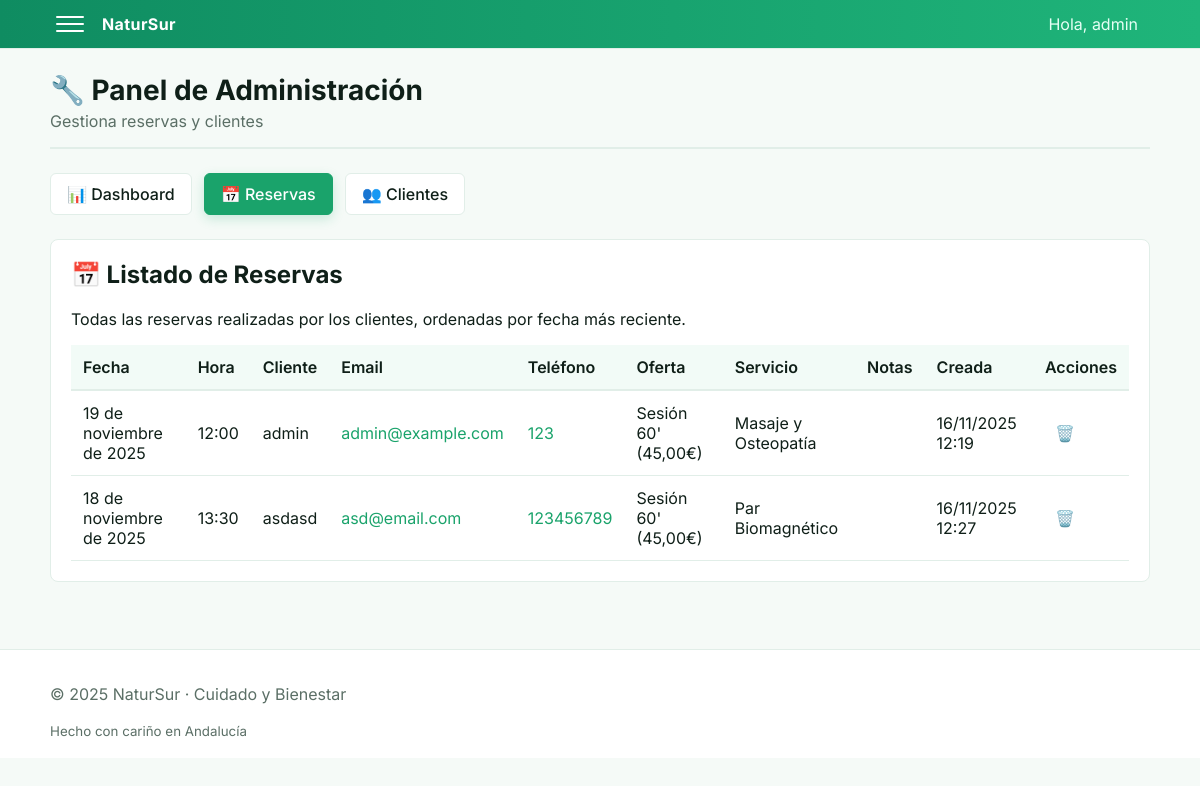
The app's page /panel/reservas/ (signed in), older data.
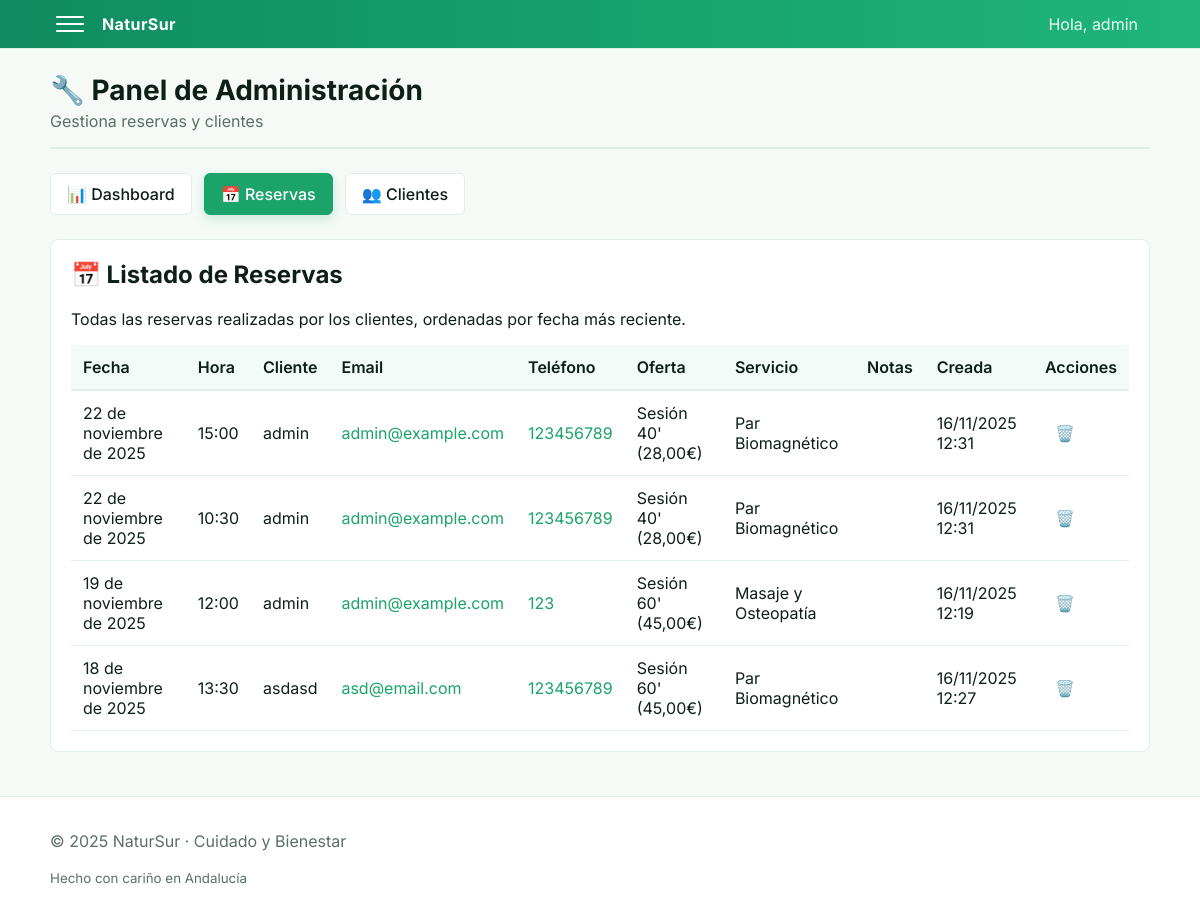
The same page, newer data.
### reservas/models.py (models this page shows, shortened)
class Reservation(models.Model):
    SERVICE_CHOICES = [
        ("masaje", "Masaje y Osteopatía"),
        ("biomagnetico", "Par Biomagnético"),
        ("emocionales", "Técnicas Emocionales"),
        ("nutricional", "Asesoramiento Nutricional y Estilo de Vida"),
    ]
    name = models.CharField("Nombre", max_length=100)
    email = models.EmailField("Email")
    phone = models.CharField("Teléfono", max_length=20, validators=[
        RegexValidator(
            regex=r'^[\d\s\-\(\)\+]{7,15}$',
            message='El teléfono debe contener entre 7 y 15 caracteres (dígitos, espacios, guiones o paréntesis)',
            code='invalid_phone'
        )
    ])
    service = models.CharField("Servicio", max_length=20, choices=SERVICE_CHOICES, blank=True)
    offering = models.ForeignKey('reservas.Offering', null=True, blank=True, on_delete=models.SET_NULL, related_name='reservations')
    date = models.DateField("Fecha")
    time = models.TimeField("Hora")
    notes = models.TextField("Notas", blank=True)
    created_at = models.DateTimeField(auto_now_add=True)
    class Meta:
        verbose_name = "Reserva"
        verbose_name_plural = "Reservas"
        ordering = ["-date", "time"]

class Offering(models.Model):
    slug = models.SlugField(max_length=50, unique=True)
    name = models.CharField(max_length=120)
    duration_minutes = models.PositiveIntegerField(default=60)
    price_eur = models.DecimalField(max_digits=7, decimal_places=2)
    class Meta:
        verbose_name = "Oferta"
        verbose_name_plural = "Ofertas"

### reservas/views.py (the view)
# urls.py: path('panel/reservas/', views.admin_reservations, name='admin_reservations'),
@user_passes_test(lambda u: u.is_staff)
def admin_reservations(request):
    from .models import Reservation
    qs = Reservation.objects.select_related('offering').order_by('-date', '-time')
    return render(request, 'reservas/admin_reservations.html', {'reservations': qs})

### natursur/context_processors.py (called while the page is built)
def global_settings(request):
    return {
        'external_shop_url': getattr(settings, 'EXTERNAL_SHOP_URL', ''),
        'facebook_page_url': getattr(settings, 'SOCIAL_FACEBOOK_URL', 'https://www.facebook.com/natursur'),
        'youtube_channel_url': getattr(settings, 'YOUTUBE_CHANNEL_ID', ''),
    }

### reservas/templates/reservas/admin_reservations.html (shortened to what this page needs)
{% extends 'reservas/admin_base.html' %}
{% block admin_content %}
<div class="admin-content-card">
  <h2>📅 Listado de Reservas</h2>
  <p class="muted">Todas las reservas realizadas por los clientes, ordenadas por fecha más reciente.</p>
  {% if reservations %}
    <table class="admin-table">
      <thead>
        <tr>
          <th>Fecha</th>
          <th>Hora</th>
          <th>Cliente</th>
          <th>Email</th>
          <th>Teléfono</th>
          <th>Oferta</th>
          <th>Servicio</th>
          <th>Notas</th>
          <th>Creada</th>
          <th>Acciones</th>
        </tr>
      </thead>
      <tbody>
        {% for r in reservations %}
        <tr>
          <td>{{ r.date }}</td>
          <td>{{ r.time }}</td>
          <td>{{ r.name }}</td>
          <td><a href="mailto:{{ r.email }}">{{ r.email }}</a></td>
          <td><a href="tel:{{ r.phone }}">{{ r.phone }}</a></td>
          <td>
            {% if r.offering %}
              {{ r.offering.name }} ({{ r.offering.price_eur }}€)
            {% else %}
              —
            {% endif %}
          </td>
          <td>
            {% if r.service %}
              {{ r.get_service_display }}
            {% else %}
              —
            {% endif %}
          </td>
          <td>{{ r.notes|truncatewords:5 }}</td>
          <td>{{ r.created_at|date:"d/m/Y H:i" }}</td>
          <td>
            <a href="{% url 'delete_reservation' r.id %}" class="action-link delete-link" title="Eliminar reserva">
              🗑️
            </a>
          </td>
        </tr>
        {% endfor %}
      </tbody>
    </table>
  {% else %}
    <div class="empty-state">
      <p>📭 No hay reservas registradas todavía.</p>
    </div>
  {% endif %}
</div>
{% endblock %}

### reservas/templates/reservas/admin_base.html (shortened to what this page needs)
{% extends 'reservas/base.html' %}
{% load static %}
{% block content %}
<section class="admin-panel">
  <div class="container">
    <div class="admin-header">
      <h1>🔧 Panel de Administración</h1>
      <p class="muted">Gestiona reservas y clientes</p>
    </div>
    <div class="admin-nav">
      <a href="{% url 'admin_dashboard' %}" class="admin-nav-item {% if 'dashboard' in request.path %}active{% endif %}">
        📊 Dashboard
      </a>
      <a href="{% url 'admin_reservations' %}" class="admin-nav-item {% if 'reservas' in request.path %}active{% endif %}">
        📅 Reservas
      </a>
      <a href="{% url 'admin_clients' %}" class="admin-nav-item {% if 'clientes' in request.path %}active{% endif %}">
        👥 Clientes
      </a>
    </div>
    {% block admin_content %}{% endblock %}
  </div>
</section>
{% endblock %}

### reservas/templates/reservas/base.html (shortened to what this page needs)
<!DOCTYPE html>
<html lang="es">
<head>
  <link rel="stylesheet" href="https://cdnjs.cloudflare.com/ajax/libs/font-awesome/6.4.0/css/all.min.css">
  {% load static %}
  <link rel="stylesheet" href="{% static 'reservas/css/style.css' %}">
</head>
<body>
  <header class="ns-header gradient">
    <div class="container nav">
      <div class="left" style="position:relative">
        <button id="menuToggle" class="hamburger" aria-label="Menú" aria-expanded="false" aria-controls="menuPanel" onclick="window.toggleMenu && window.toggleMenu()">
          <span></span><span></span><span></span>
        </button>
        <a href="/" class="logo">NaturSur</a>
      </div>
      <nav class="right">
        {% if user.is_authenticated %}
          <span class="nav-link">Hola, {{ user.username }}</span>
        {% else %}
          <a class="nav-link" href="{% url 'login' %}">Iniciar sesión</a>
          <a class="nav-link signup" href="{% url 'signup' %}">Registrarse</a>
        {% endif %}
      </nav>
    </div>
  </header>
  <main>
    {% block content %}{% endblock %}
  </main>
  <footer class="ns-footer">
    <div class="container">
      <p>© <span id="year"></span> NaturSur · Cuidado y Bienestar</p>
      <small>Hecho con cariño en Andalucía</small>
    </div>
  </footer>
</body>
</html>

### reservas/static/reservas/css/style.css (style rules this page uses)
:root { --bg: #f5faf7; --surface: #ffffff; --border: #e1eee8; --muted: #5b6f66; --text: #0f1f18; --primary: #1aa36b; --primary-700:#118455; --ring: rgba(26,163,107,.22); --header-start:#0f8c61; --header-end:#1fb57a; --ghost-hover-bg:#f2fbf7; }
* { box-sizing:border-box }
html,body { margin:0;padding:0 }
body { font-family:"Inter", system-ui, -apple-system, Segoe UI, Roboto, Arial, sans-serif; background:var(--bg); color:var(--text); }
.container { width:min(1100px,92%);margin-inline:auto }
.ns-header { position:sticky;top:0;z-index:10;border-bottom:1px solid var(--border) }
.ns-header.gradient { background:linear-gradient(90deg,var(--header-start), var(--header-end)); }
.nav { display:flex;align-items:center;justify-content:space-between;padding:14px 0 }
.left { display:flex;align-items:center;gap:12px }
.logo { color:#ffffff;font-weight:700;text-decoration:none;letter-spacing:.4px }
.nav .nav-link { color:#e6fff5;margin-right:12px;text-decoration:none }
.right { display:flex;align-items:center;gap:12px }
.hamburger { display:inline-grid;gap:5px;background:transparent;border:0;cursor:pointer }
.hamburger span { display:block;width:28px;height:2px;background:#ffffff;border-radius:2px }
.ns-footer { border-top:1px solid var(--border);padding:18px 0;color:var(--muted);background:var(--surface) }

### reservas/templates/reservas/admin_base.html (style rules this page uses)
.admin-panel { padding: 24px 0; min-height: calc(100vh - 200px); background: var(--bg); }
.admin-header { margin-bottom: 24px; padding-bottom: 16px; border-bottom: 2px solid var(--border); }
.admin-header h1 { margin: 0 0 4px 0; font-size: 28px; color: var(--text); }
.admin-header p { margin: 0; color: var(--muted); }
.admin-nav { display: flex; gap: 12px; margin-bottom: 24px; flex-wrap: wrap; }
.admin-nav-item { padding: 10px 16px; background: var(--surface); border: 1px solid var(--border); border-radius: 6px; text-decoration: none; color: var(--text); transition: all 0.2s ease; font-weight: 500; }
.admin-nav-item.active { background: var(--primary); color: white; border-color: var(--primary); box-shadow: 0 4px 12px rgba(26, 163, 107, 0.2); }
.admin-content-card { background: var(--surface); border: 1px solid var(--border); border-radius: 8px; padding: 20px; margin-bottom: 20px; color: var(--text); }
.admin-content-card h2 { color: var(--text); margin-top: 0; }
.admin-table { width: 100%; border-collapse: collapse; margin-top: 16px; }
.admin-table thead { background: var(--ghost-hover-bg); border-bottom: 2px solid var(--border); }
.admin-table th { padding: 12px; text-align: left; font-weight: 600; color: var(--text); }
.admin-table td { padding: 12px; border-bottom: 1px solid var(--border); color: var(--text); }
.action-link { display: inline-block; padding: 6px 10px; border-radius: 4px; text-decoration: none; cursor: pointer; transition: all 0.2s ease; font-size: 16px; color: var(--text); }
a[href*="mailto"] { color: var(--primary); text-decoration: none; }
a[href*="tel"] { color: var(--primary); text-decoration: none; }

Row changes from the older to the newer data that the page shows:
added Reservation: date "22 de noviembre de 2025", time "15:00", name "admin", email "admin@example.com", phone "123456789", offering.name "Sesión 40'", offering.price_eur "28,00", service "Par Biomagnético", created_at "16/11/2025 12:31"
added Reservation: date "22 de noviembre de 2025", time "10:30", name "admin", email "admin@example.com", phone "123456789", offering.name "Sesión 40'", offering.price_eur "28,00", service "Par Biomagnético", created_at "16/11/2025 12:31"
